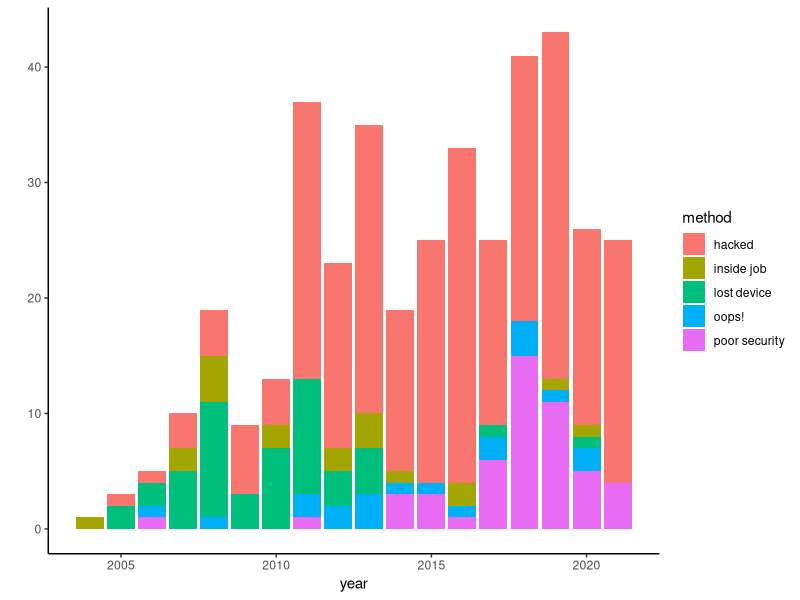

Write R code to recreate this figure.
library(tidyverse)
library(knitr)
data <- read_csv("BalloonRace_ DataBreaches.csv")


data %>%
  group_by(method, year) %>%
  summarise(n = n()) %>%
  ggplot(aes(x = year, y = n, fill = method)) +
  geom_col() +
  theme_classic() +
  ylab("")

data %>%
  mutate(sector = str_remove_all(sector, ",.*")) %>%
  group_by(sector) %>%
  summarise(n = n(), record = sum(`records lost`))  %>%
  arrange(desc(n)) %>%
  kable()


